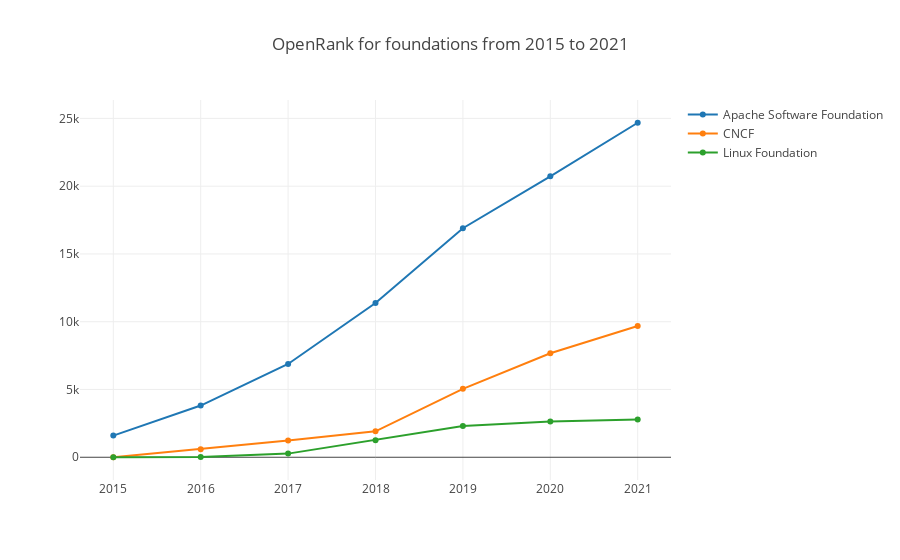

Notebook cell for this chart:
### Markdown cell above
- getRepoOpenrank

This function will return repo OpenRank with the config param.

Here is an example of all Chinese projects under foundation group by Foundation and by year from 2015 to 2021.

### Code cell
var startYear = 2015, startMonth = 1, endYear = 2021, endMonth = 12, x = [];
for (let y = startYear; y <= endYear; y++) x.push(`${y}`);
openDigger.index.openrank.getRepoOpenrank({labelIntersect: ['Foundation', ':regions/China'], startYear, startMonth, endYear, endMonth, groupBy: 'Foundation', groupTimeRange: 'year', limit: 5}).then(data => {
    openDigger.render.plotly(data.map(row => {
        return { x, y: row.open_rank, mode: 'scatter', name: row.label };
    }), {title: `OpenRank for foundations from ${startYear} to ${endYear}`, xaxis: {type: 'category'}});
});

### Figure 1 — Plotly figure (JSON) as saved in the notebook; plotly's stock layout.template omitted (floating-point values rounded to 4 significant figures)
{"data": [{"mode": "scatter", "name": "Apache Software Foundation", "x": ["2015", "2016", "2017", "2018", "2019", "2020", "2021"], "y": [1599.0, 3816.0, 6881.0, 11380.0, 16900.0, 20730.0, 24680.0]}, {"mode": "scatter", "name": "CNCF", "x": ["2015", "2016", "2017", "2018", "2019", "2020", "2021"], "y": [0, 594.2, 1235.0, 1910.0, 5048.0, 7675.0, 9684]}, {"mode": "scatter", "name": "Linux Foundation", "x": ["2015", "2016", "2017", "2018", "2019", "2020", "2021"], "y": [0, 13.52, 267.5, 1263.0, 2300.0, 2636.0, 2785.0]}], "layout": {"autosize": true, "title": {"text": "OpenRank for foundations from 2015 to 2021"}, "xaxis": {"autorange": true, "range": [-0.3614, 6.361], "type": "category"}, "yaxis": {"autorange": true, "range": [-2037.0, 26720.0], "type": "linear"}}}
